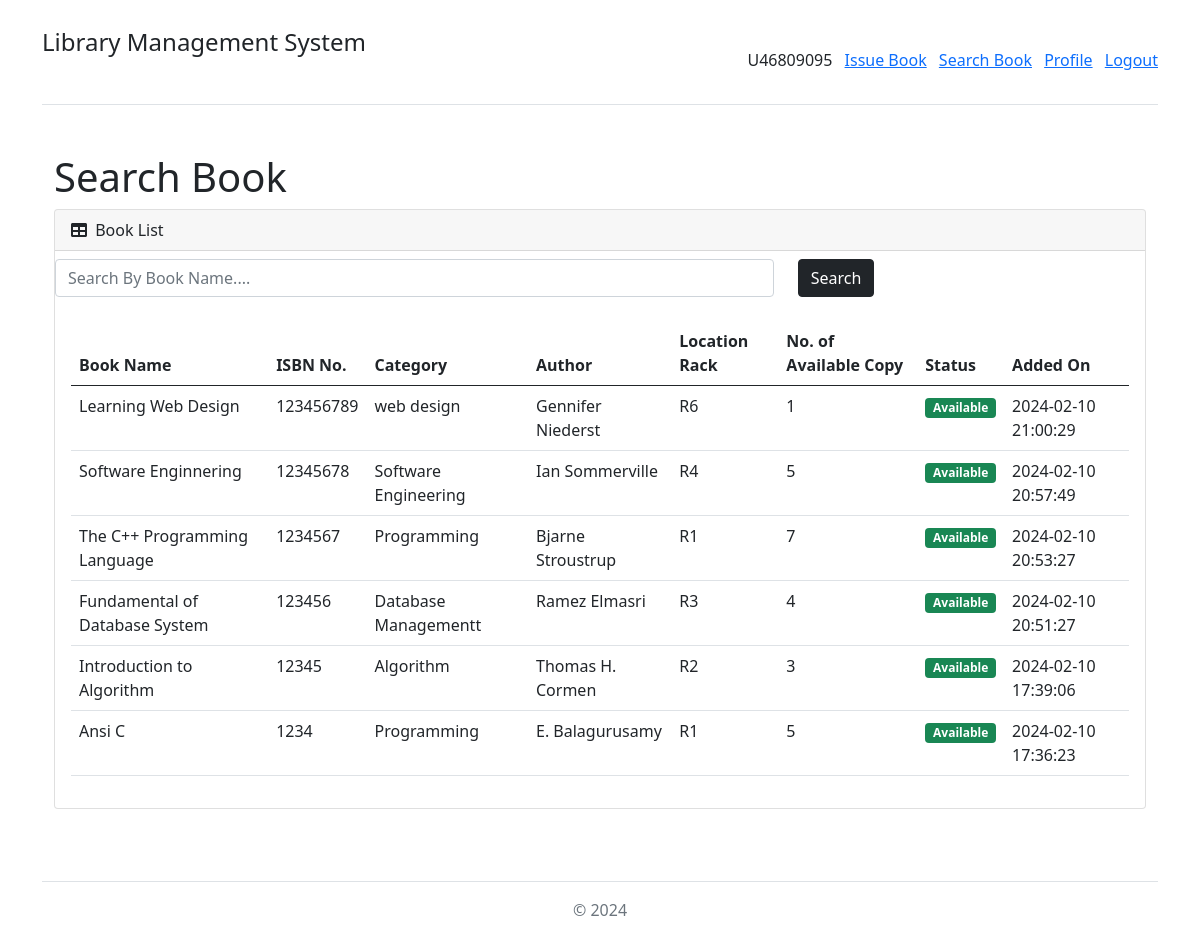
The app's page /search_book.php (signed in), older data.
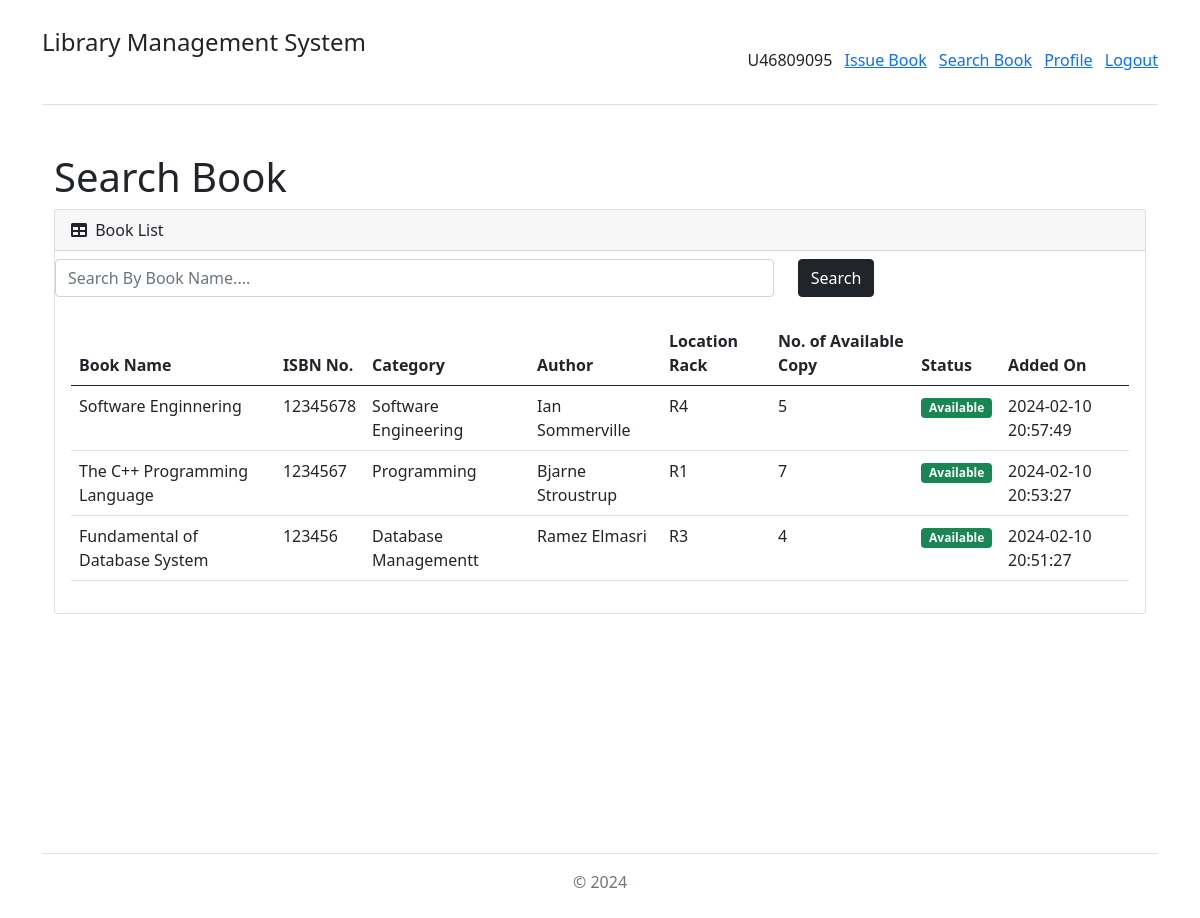
The same page, newer data.
### tables this page shows
CREATE TABLE `lms_book` (
  `book_id` int(11) NOT NULL,
  `book_category` varchar(200) NOT NULL,
  `book_author` varchar(200) NOT NULL,
  `book_location_rack` varchar(100) NOT NULL,
  `book_name` text NOT NULL,
  `book_isbn_number` varchar(30) NOT NULL,
  `book_no_of_copy` int(5) NOT NULL,
  `book_status` enum('Enable','Disable') NOT NULL,
  `book_added_on` varchar(30) NOT NULL,
  `book_updated_on` varchar(30) NOT NULL
);

### search_book.php (the view, shortened to what this page needs)
<?php
include 'database_connection.php';
$query = "
	SELECT * FROM lms_book
    WHERE book_status = 'Enable'
    ORDER BY book_id DESC
";
$statement = $connect->prepare($query);
$statement->execute();
include 'header.php';
?>
<div class="container-fluid py-4" style="min-height: 700px;">
	<h1>Search Book</h1>
	<div class="card mb-4">
		<div class="card-header">
			<div class="row">
				<div class="col col-md-6">
					<i class="fas fa-table me-1"></i> Book List
				</div>
				<div class="col col-md-6" align="right">
				</div>
			</div>
		</div>
		<div class="search-box">
		<form action="searchbookavailable.php" method="get" class="row">
			<div class="col-lg-8">
			<input type="text" name="search_text" class="form-control my-2" placeholder="Search By Book Name....">
			</div>
			<div class="col-lg-3">
				<input type="submit"  class="btn btn-dark  search-btn my-2" value="Search">
			</div>
		</form>
	</div>
		<div class="card-body">
			<table id="datatablesSimple" class="table">
				<thead>
					<tr>
						<th>Book Name</th>
						<th>ISBN No.</th>
						<th>Category</th>
						<th>Author</th>
						<th>Location Rack</th>
						<th>No. of Available Copy</th>
						<th>Status</th>
						<th>Added On</th>
					</tr>
				</thead>
				<tbody>
				<?php
				if($statement->rowCount() > 0)
				{
					foreach($statement->fetchAll() as $row)
					{
						$book_status = '';
						if($row['book_no_of_copy'] > 0)
						{
							$book_status = '<div class="badge bg-success">Available</div>';
						}
						else
						{
							$book_status = '<div class="badge bg-danger">Not Available</div>';
						}
						echo '
							<tr>
								<td>'.$row["book_name"].'</td>
								<td>'.$row["book_isbn_number"].'</td>
								<td>'.$row["book_category"].'</td>
								<td>'.$row["book_author"].'</td>
								<td>'.$row["book_location_rack"].'</td>
								<td>'.$row["book_no_of_copy"].'</td>
								<td>'.$book_status.'</td>
								<td>'.$row["book_added_on"].'</td>
							</tr>
						';
					}
				}
				else
				{
					echo '
					<tr>
						<td colspan="8" class="text-center">No Data Found</td>
					</tr>
					';
				}
				?>
				</tbody>
			</table>
		</div>
	</div>
</div>
<?php
include 'footer.php';
?>

Row changes from the older to the newer data that the page shows:
no longer on this page (row edited): lms_book: book_name "Learning Web Design", book_isbn_number "123456789", book_category "web design", book_author "Gennifer Niederst", book_location_rack "R6", book_no_of_copy "1", shows "Available", book_added_on "2024-02-10 21:00:29"
removed lms_book: book_name "Introduction to Algorithm", book_isbn_number "12345", book_category "Algorithm", book_author "Thomas H. Cormen", book_location_rack "R2", book_no_of_copy "3", shows "Available", book_added_on "2024-02-10 17:39:06"
removed lms_book: book_name "Ansi C", book_isbn_number "1234", book_category "Programming", book_author "E. Balagurusamy", book_location_rack "R1", book_no_of_copy "5", shows "Available", book_added_on "2024-02-10 17:36:23"
